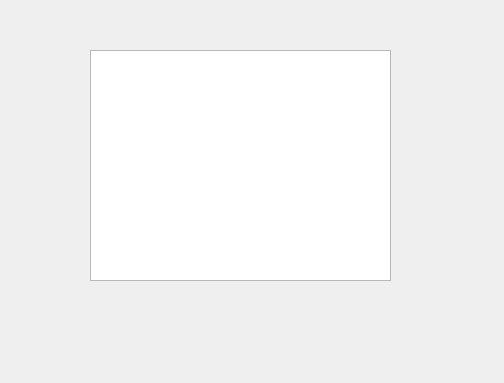
<?xml version="1.0" encoding="UTF-8"?>
<ui version="4.0">
 <class>Form</class>
 <widget class="QWidget" name="Form">
  <property name="geometry">
   <rect>
    <x>0</x>
    <y>0</y>
    <width>504</width>
    <height>383</height>
   </rect>
  </property>
  <property name="windowTitle">
   <string>Form</string>
  </property>
  <widget class="QListWidget" name="listWidget">
   <property name="geometry">
    <rect>
     <x>90</x>
     <y>50</y>
     <width>301</width>
     <height>231</height>
    </rect>
   </property>
   <property name="selectionMode">
    <enum>QAbstractItemView::MultiSelection</enum>
   </property>
   <property name="viewMode">
    <enum>QListView::ListMode</enum>
   </property>
   <property name="wordWrap">
    <bool>false</bool>
   </property>
  </widget>
 </widget>
 <resources/>
 <connections/>
</ui>
